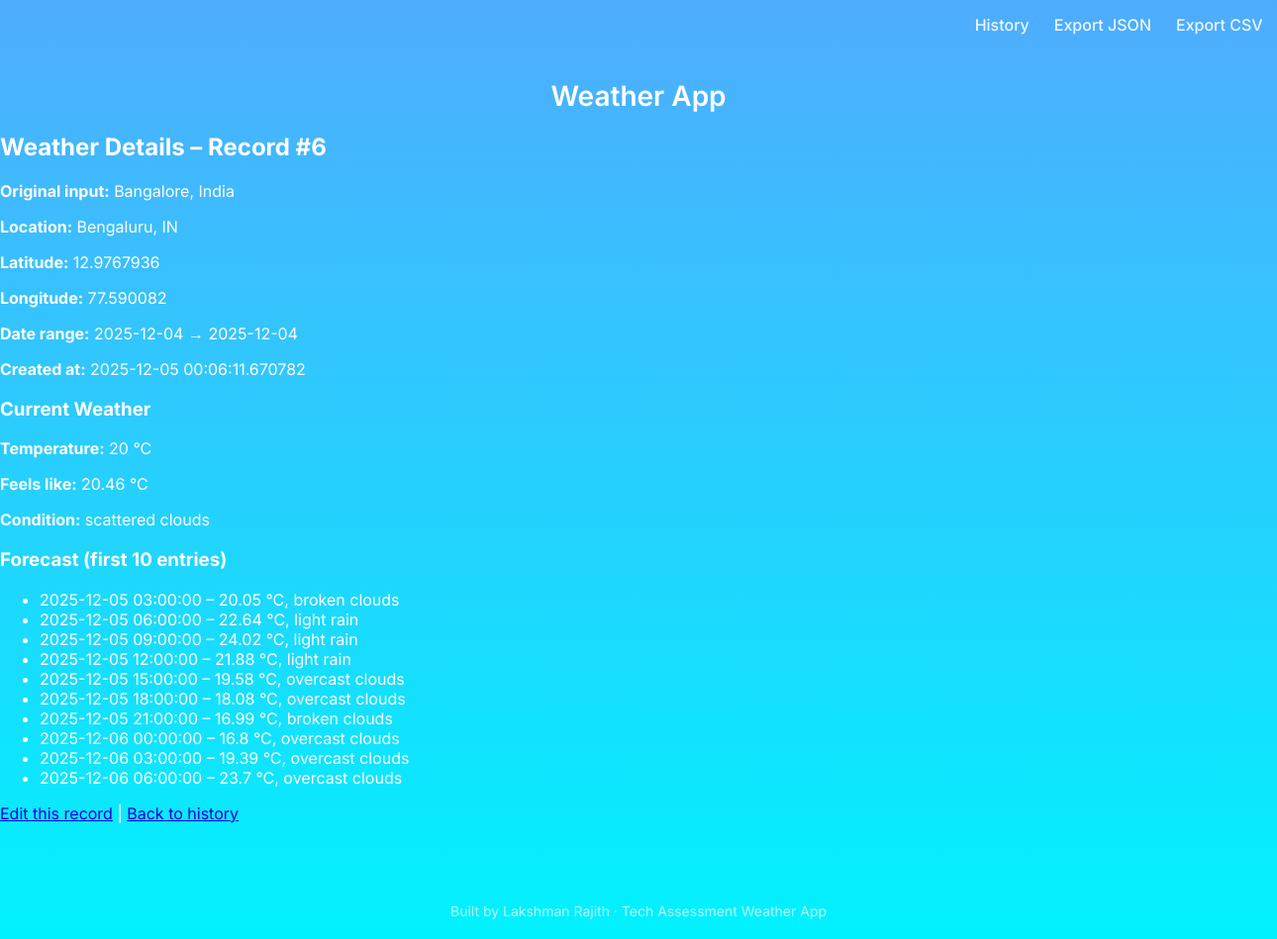
Page /history/6 on the committed database.
### app.py (models this page shows, shortened)
class WeatherQuery(db.Model):
    __tablename__ = "weather_queries"
    id = db.Column(db.Integer, primary_key=True)
    user_input = db.Column(db.String(255), nullable=False)
    normalized_name = db.Column(db.String(255))
    lat = db.Column(db.Float)
    lon = db.Column(db.Float)
    start_date = db.Column(db.Date)
    end_date = db.Column(db.Date)
    created_at = db.Column(db.DateTime, default=datetime.utcnow)
    current_weather_json = db.Column(db.Text)
    forecast_json = db.Column(db.Text)

### app.py (the view)
@app.route("/history/<int:query_id>")
def detail(query_id):
    q = WeatherQuery.query.get_or_404(query_id)
    return render_template(
        "detail.html",
        query=q,
        weather=json.loads(q.current_weather_json) if q.current_weather_json else None,
        forecast=json.loads(q.forecast_json) if q.forecast_json else None,
    )

### templates/detail.html
{% extends "base.html" %}
{% block content %}
<h2>Weather Details – Record #{{ query.id }}</h2>
<section class="card">
  <p><strong>Original input:</strong> {{ query.user_input }}</p>
  <p><strong>Location:</strong> {{ query.normalized_name or "-" }}</p>
  <p><strong>Latitude:</strong> {{ query.lat }}</p>
  <p><strong>Longitude:</strong> {{ query.lon }}</p>
  <p><strong>Date range:</strong>
    {{ query.start_date or "-" }} → {{ query.end_date or "-" }}</p>
  <p><strong>Created at:</strong> {{ query.created_at }}</p>
</section>
{% if weather %}
<section class="card">
  <h3>Current Weather</h3>
  <p><strong>Temperature:</strong> {{ weather.main.temp }} °C</p>
  <p><strong>Feels like:</strong> {{ weather.main.feels_like }} °C</p>
  <p><strong>Condition:</strong> {{ weather.weather[0].description }}</p>
</section>
{% endif %}
{% if forecast %}
<section class="card">
  <h3>Forecast (first 10 entries)</h3>
  <ul class="forecast-list">
    {% for item in forecast.list[:10] %}
      <li>
        {{ item.dt_txt }} – {{ item.main.temp }} °C,
        {{ item.weather[0].description }}
      </li>
    {% endfor %}
  </ul>
</section>
{% endif %}
<p>
  <a href="{{ url_for('edit', query_id=query.id) }}">Edit this record</a> |
  <a href="{{ url_for('history') }}">Back to history</a>
</p>
{% endblock %}

### statics/style.css (style rules this page uses)
body { margin: 0; font-family: system-ui, -apple-system, BlinkMacSystemFont, "Segoe UI", sans-serif; background: linear-gradient(145deg, #3b82f6, #22c1c3); min-height: 100vh; color: #0f172a; }

### templates/base.html (style rules this page uses)
body { margin: 0; font-family: "Inter", sans-serif; background: linear-gradient(180deg, #4facfe, #00f2fe); color: white; min-height: 100vh; }

### rows in the picture
WeatherQuery: id "6", user_input "Bangalore, India", normalized_name "Bengaluru, IN", lat "12.9767936", lon "77.590082", start_date "2025-12-04", end_date "2025-12-04", created_at "2025-12-05 00:06:11.670782"

### other values in the picture
{{ weather.main.temp }} "20"
{{ weather.main.feels_like }} "20.46"
{{ weather.weather[0].description }} "scattered clouds"
{{ item.dt_txt }} "2025-12-05 03:00:00" "2025-12-05 06:00:00" "2025-12-05 09:00:00" "2025-12-05 12:00:00" "2025-12-05 15:00:00" "2025-12-05 18:00:00" "2025-12-05 21:00:00" "2025-12-06 00:00:00" "2025-12-06 03:00:00" "2025-12-06 06:00:00"
{{ item.main.temp }} "20.05" "22.64" "24.02" "21.88" "19.58" "18.08" "16.99" "16.8" "19.39" "23.7"
{{ item.weather[0].description }} "broken clouds" "light rain" "light rain" "light rain" "overcast clouds" "overcast clouds" "broken clouds" "overcast clouds" "overcast clouds" "overcast clouds"
